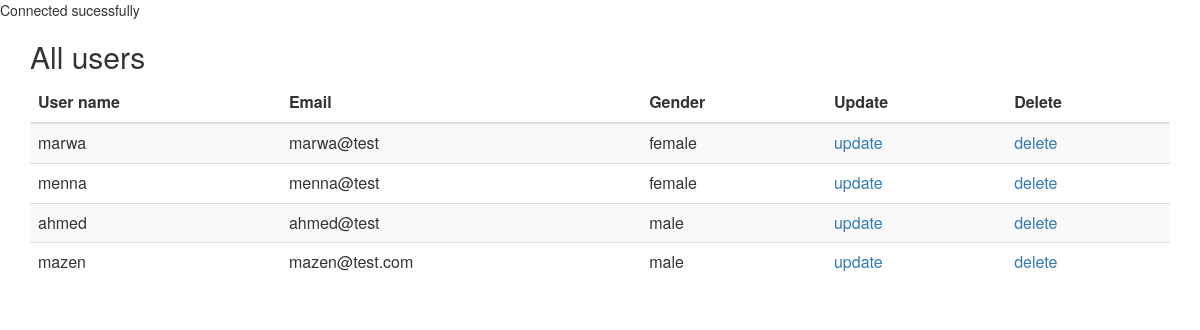
/firstwebsite/select_users.php, run on the app's committed database.
### tables this page shows
CREATE TABLE `users` (
  `user_name` varchar(150) NOT NULL,
  `user_id` int(200) UNSIGNED NOT NULL,
  `email` varchar(150) NOT NULL,
  `password` varchar(100) NOT NULL,
  `gender` enum('male','female','','') DEFAULT NULL,
  `Birth_date` date DEFAULT NULL
);

### firstwebsite/select_users.php (the view, shortened to what this page needs)
<?php
include('./day11.php');
$stmt = $conn->prepare('SELECT * from users');
$stmt->execute();
$data = $stmt->fetchAll();
?>
<!DOCTYPE html>
<html lang="en">
<head>
  <link rel="stylesheet" href="https://maxcdn.bootstrapcdn.com/bootstrap/3.4.1/css/bootstrap.min.css">
</head>
<body>
<div class="container">
  <h2> All users</h2>
  <table class="table table-striped">
    <thead>
      <tr>
        <th>User name</th>
        <th>Email</th>
        <th>Gender</th>
        <th>Update</th>
        <th>Delete</th>
      </tr>
    </thead>
    <tbody>
        <?php
        foreach ($data as $row) {
            echo "
            <tr>
            <td>{$row['user_name']}</td>
            <td>{$row['email']}</td>
            <td>{$row['gender']}</td>
            <td><a href='./update_data.php?id={$row['user_id']}'>update</a></td>
            <td><a href='./delete.php?id={$row['user_id']}'>delete</a></td>
            </tr>";
          }
        ?>
    </tbody>
  </table>
</div>
</body>
</html>

### data on the page
users: user_name "marwa", email "marwa@test", gender "female"
users: user_name "menna", email "menna@test", gender "female"
users: user_name "ahmed", email "ahmed@test", gender "male"
users: user_name "mazen", email "mazen@test.com", gender "male"
